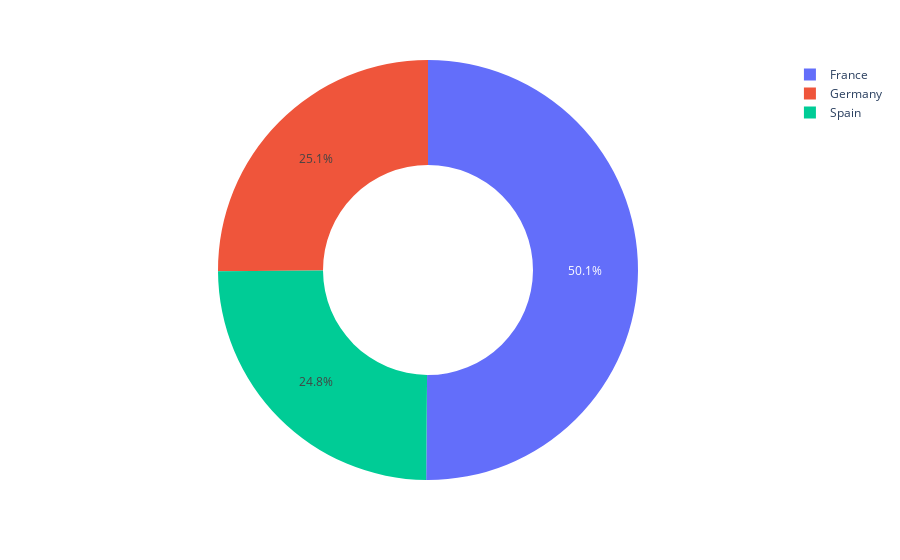

The notebook cell saved with this chart:
### Markdown cell above
Клиентский банк имеет немного больше мужчин, чем женщин.
Откуда пришли клиенты? Давайте посмотрим!

### Code cell
px.pie(df_churn, names='Geography', hole=0.5)

### Figure 1 — Plotly figure (JSON) as saved in the notebook; plotly's stock layout.template omitted (floating-point values rounded to 4 significant figures; data arrays with more than 128 entries replaced by an {"elided": "..."} marker saying what was removed)
{"data": [{"domain": {"x": [0, 1], "y": [0, 1]}, "hole": 0.5, "hovertemplate": "Geography=%{label}<extra></extra>", "labels": {"elided": "10000 str values"}, "legendgroup": "", "name": "", "showlegend": true, "type": "pie"}], "layout": {"legend": {"tracegroupgap": 0}, "margin": {"t": 60}}}
